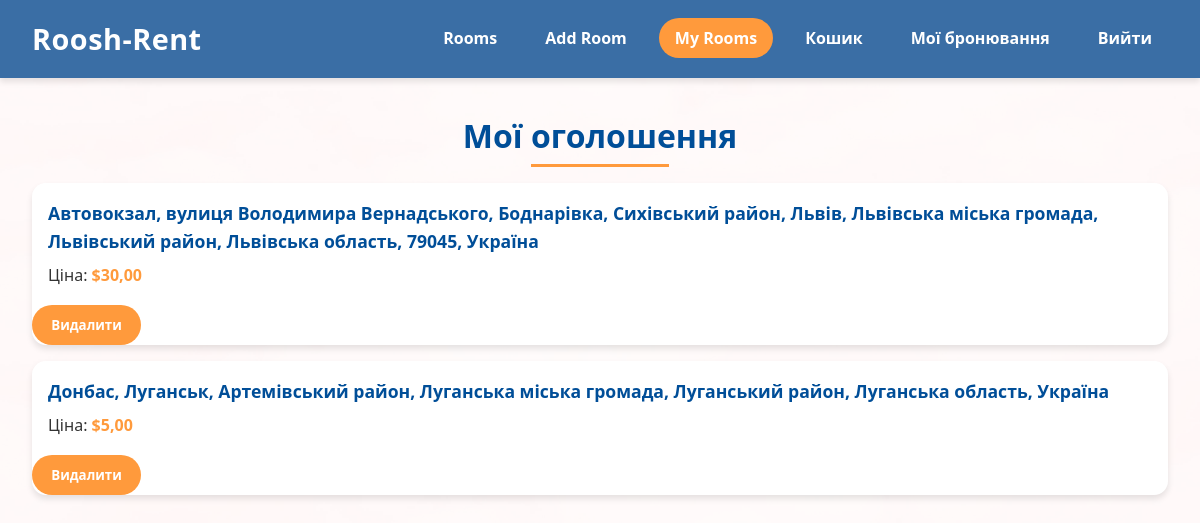
Screenshot of /myrooms/ (signed in) with the database file from the repository.
### rooms/models.py (models this page shows, shortened)
class Room(models.Model):
    owner = models.ForeignKey(User, on_delete=models.CASCADE, related_name="rooms", default=1)
    title = models.CharField(max_length=120, blank=True)
    price = models.DecimalField(max_digits=10, decimal_places=2, validators=[MinValueValidator(0)])
    address = models.CharField(max_length=300)
    coordX = models.FloatField()
    coordY = models.FloatField()
    picture = models.ImageField(upload_to=room_image_upload_to, blank=True, null=True)
    description = models.TextField(blank=True)
    rooms = models.PositiveIntegerField(default=1)
    bathrooms = models.PositiveIntegerField(default=1)
    area = models.PositiveIntegerField(blank=True, null=True)
    phone = models.CharField(max_length=20, blank=True)
    is_available = models.BooleanField(default=True)
    created_at = models.DateTimeField(auto_now_add=True)

### rooms/views.py (the view)
# urls.py: path('myrooms/', views.my_rooms, name='my_rooms'),
@login_required
def my_rooms(request):
    qs = Room.objects.filter(owner=request.user).order_by('-created_at')
    return render(request, "rooms/my_rooms.html", {"rooms": qs})

### rooms/templates/rooms/my_rooms.html (shortened to what this page needs)
{% load static %}
<!DOCTYPE html>
<html lang="uk">
<head>
  <link rel="stylesheet" href="{% static 'rooms/css/roomstyle.css' %}">
</head>
<body>
  <header>
    <div class="logo"><h1>Roosh-Rent</h1></div>
    {% include "base_nav.html" %}
  </header>
  <main>
    <div class="page-header"><h2>Мої оголошення</h2></div>
    <div class="container">
      <div class="rooms">
        {% for room in rooms %}
          <div class="room">
            <a href="{% url 'room_detail' room.pk %}" style="text-decoration:none;color:inherit;">
              <div class="room-content">
                <h3>{{ room.address }}</h3>
                <p class="price">Ціна: <span>${{ room.price }}</span></p>
              </div>
            </a>
            <form method="post" action="{% url 'room_delete' room.pk %}">
              <button type="submit">Видалити</button>
            </form>
          </div>
        {% empty %}
          <p>У вас немає оголошень.</p>
        {% endfor %}
      </div>
    </div>
  </main>
</body>
</html>

### rooms/static/rooms/css/roomstyle.css (style rules this page uses)
:root { --primary-color:#3a6ea5; --secondary-color:#004e98; --accent-color:#ff9a3c; --light-color:#f0f4f8; --dark-color:#333; --shadow:0 4px 6px rgba(0,0,0,.1); --radius:14px; }
* { margin:0;padding:0;box-sizing:border-box;font-family:'Segoe UI',Tahoma,Geneva,Verdana,sans-serif }
body { min-height:100vh;display:flex;flex-direction:column;color:var(--dark-color);background:var(--light-color);line-height:1.6 }
header { background:var(--primary-color);color:#fff;padding:1rem 2rem;box-shadow:var(--shadow);display:flex;justify-content:space-between;align-items:center }
.logo h1 { font-size:1.8rem;font-weight:700;letter-spacing:.5px }
main { flex:1;padding:2rem;max-width:1400px;margin:0 auto;width:100% }
.page-header { margin-bottom:1rem;text-align:center }
.page-header h2 { font-size:2rem;color:var(--secondary-color);display:inline-block;padding-bottom:.35rem;position:relative }
.page-header h2:after { content:'';position:absolute;left:25%;bottom:0;width:50%;height:3px;background:var(--accent-color) }
.container { display:flex;gap:1.5rem }
.room-content { padding:1rem }
.room h3 { color:var(--secondary-color);margin-bottom:.5rem;font-size:1.1rem }
.price span { color:var(--accent-color);font-weight:800 }
button,.btn { background:var(--accent-color);color:#fff;border:none;border-radius:999px;padding:.7rem 1.2rem;font-weight:700;cursor:pointer;transition:.2s;display:inline-block;text-decoration:none }
.rooms { display:flex;flex-direction:column;gap:1rem }
.room { background:#fff;border-radius:var(--radius);box-shadow:var(--shadow);overflow:hidden }

### rows the page displays
Room: address "Автовокзал, вулиця Володимира Вернадського, Боднарівка, Сихівський район, Львів, Львівська міська громада, Львівський район, Львівська область, 79045, Україна", price "30,00"
Room: address "Донбас, Луганськ, Артемівський район, Луганська міська громада, Луганський район, Луганська область, Україна", price "5,00"
